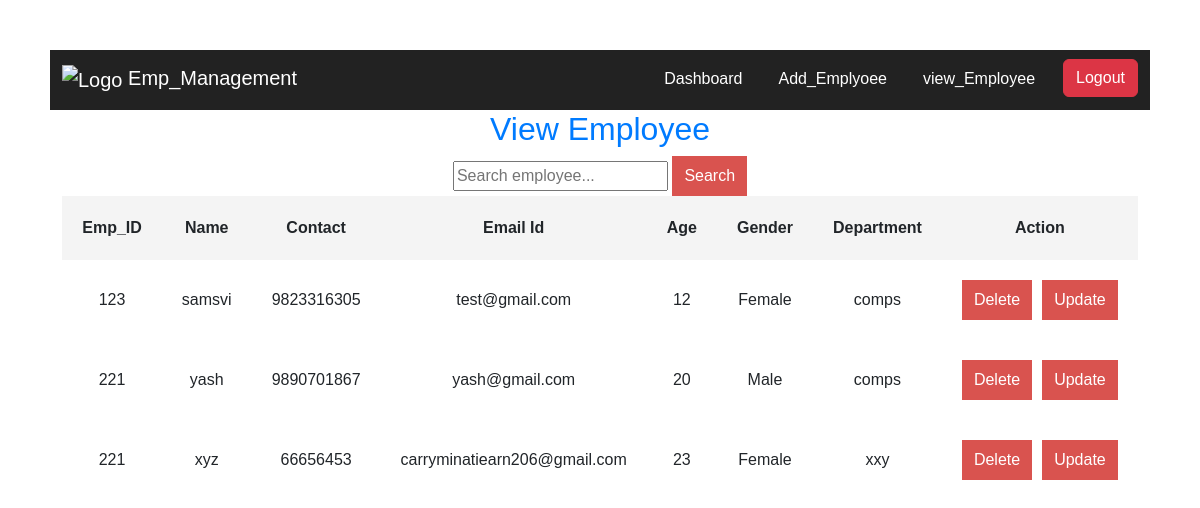
The app's page /view_emp/ with its own data.
### empmanagement/models.py (models this page shows, shortened)
class ADD_EMP(models.Model):
    GENDER_CHOICES = [
        ('Male', 'Male'),
        ('Female', 'Female'),
    ]
    empid=models.CharField(max_length=15)
    name = models.CharField(max_length=100)
    contact = models.CharField(max_length=15)
    email = models.EmailField(unique=True)
    age = models.PositiveIntegerField()
    gender = models.CharField(max_length=6, choices=GENDER_CHOICES)
    dept=models.CharField(max_length=15)

### empmanagement/views.py (the view)
# urls.py: path('view_emp/',views.view_emp,name='view_emp'),
def view_emp(request):
    query = request.GET.get('q')  # 'q' is the name of the input field in the search form
    if query:
        employees = ADD_EMP.objects.filter(Q(name__icontains=query) | Q(empid__icontains=query))
    else:
        employees = ADD_EMP.objects.all()
    return render(request, 'view_emp.html', {'employees': employees})

### templates/view_emp.html (shortened to what this page needs)
<!DOCTYPE html>
<html lang="en">
  <head>
  </head>
  <body>
    {% include "navbar.html" %} {% block content %} {% endblock %}
    <h2 style="color: #007bff">View Employee</h2>
    <form method="GET" action="{% url 'view_emp' %}">
      <input
        type="text"
        name="q"
        placeholder="Search employee..."
        value="{{ request.GET.q }}"
      />
      <button type="submit">Search</button>
    </form>
    <table>
      <thead>
        <tr>
          <th>Emp_ID</th>
          <th>Name</th>
          <th>Contact</th>
          <th>Email Id</th>
          <th>Age</th>
          <th>Gender</th>
          <th>Department</th>
          <th>Action</th>
        </tr>
      </thead>
      <tbody>
        {% for employee in employees %}
        <tr>
          <td>{{ employee.empid }}</td>
          <td>{{ employee.name }}</td>
          <td>{{ employee.contact }}</td>
          <td>{{ employee.email }}</td>
          <td>{{ employee.age }}</td>
          <td>{{ employee.gender }}</td>
          <td>{{ employee.dept }}</td>
        <td style="display: flex; gap: 10px; justify-content: center;">
  <form action="{% url 'delete_emp1' employee.id %}" method="POST">
    <button type="submit">Delete</button>
  </form>
  <form action="{% url 'update_emp' employee.id %}" method="POST">
    <button type="submit">Update</button>
  </form>
</td>
        </tr>
        {% empty %}
        <tr>
          <td colspan="6">No employee data found</td>
        </tr>
        {% endfor %}
      </tbody>
    </table>
  </body>
</html>

### templates/navbar.html (shortened to what this page needs)
{% load static %}
<!DOCTYPE html>
<html lang="en">
  <head>
    <link
      rel="stylesheet"
      href="https://cdn.jsdelivr.net/npm/bootstrap@5.3.0/dist/css/bootstrap.min.css"
    />
  </head>
  <body>
    <nav class="navbar navbar-expand-lg navbar-dark">
        <div class="container">
          <a class="navbar-brand" href="#">
            <img src="{% static 'img/emplogo.jpeg' %}" alt="Logo" class="logo" /> Emp_Management
          </a>
          <div class="collapse navbar-collapse" id="navbarNav">
            <ul class="navbar-nav ms-auto">
              <li class="nav-item"><a class="nav-link" href="{% url 'dashboard' %}">Dashboard</a></li>
              <li class="nav-item">
                <a class="nav-link" href="{% url 'add_emp' %}">Add_Emplyoee</a>
              </li>
              <li class="nav-item"><a class="nav-link" href="{% url 'view_emp' %}">view_Employee</a></li>
              <li>
                <div class="text-center m-t-20">
                  <a href="{% url 'admin_logout' %}" class="btn btn-danger"
                    >Logout</a
                  >
                </div>
              </li>
            </ul>
          </div>
        </div>
      </nav>
</body>
</head>

### templates/view_emp.html (style rules this page uses)
body { font-family: Arial, sans-serif; margin: 50px; text-align: center; }
table { width: 80%; margin: auto; border-collapse: color; }
th, td { border: 1px solid #ddd; padding: 20px; text-align: center; }
th { background-color: #f4f4f4; }
button { background-color: #d9534f; color: white; padding: 8px 12px; border: none; cursor: pointer; border-radius: 5px; }

### templates/navbar.html (style rules this page uses)
body { font-family: Arial, sans-serif; margin: 50px; text-align: center; }
.navbar { background-color: #222; padding-bottom: 10px; }
.navbar .nav-link, .navbar-brand { color: white !important; }
.navbar-nav .nav-item:not(:last-child) { margin-right: 20px; }
.logo { height: 40px; }

### records on screen
ADD_EMP: empid "123", name "samsvi", contact "9823316305", email "test@gmail.com", age "12", gender "Female", dept "comps"
ADD_EMP: empid "221", name "yash", contact "9890701867", email "yash@gmail.com", age "20", gender "Male", dept "comps"
ADD_EMP: empid "221", name "xyz", contact "66656453", email "carryminatiearn206@gmail.com", age "23", gender "Female", dept "xxy"
